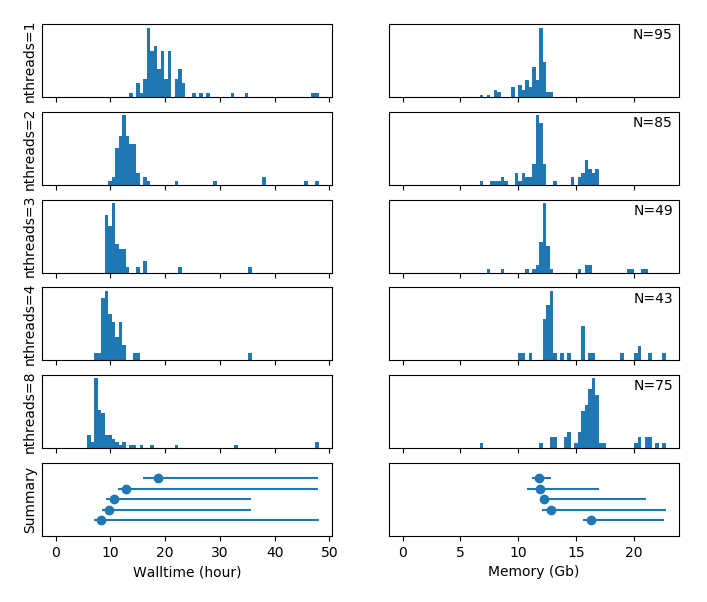

Source code (Python):
#!/usr/bin/env python3
# -*- coding: utf-8 -*-
"""
The hpc_resource_usage.py utility plots walltime and memory usage of PBS jobs submitted to the compute cluster.
"""

import argparse
import re
import matplotlib.pyplot as plt
from statistics import median
from pathlib import Path


def medmadmax(data=None, meddata=(), maddata=(), maxdata=()):
    if data is None:
        return [], [], []
    if len(data) == 0:
        data = [0]              # We don't want to raise a median error, just append zeros instead
    meddata.append(median(data))
    maddata.append(1.4826 * median([abs(val - meddata[-1]) for val in data]))     # Robust stdev using the median absolute deviation (MAD) estimator
    maxdata.append(max(data))

    return meddata, maddata, maxdata


def main(datadirs: list, maxtime_: float, maxmem_: float, bins: int, summary: bool):

    # Parse the walltime and memory usage
    medtime, madtime, maxtime = medmadmax()
    medmem,  madmem,  maxmem  = medmadmax()
    time                      = dict()
    mem                       = dict()
    for datadir in datadirs:
        print(f'Reading logfiles from: "{datadir}"')
        time[datadir] = list()
        mem[datadir]  = list()
        for logfile in [item for item in datadir.parent.glob(datadir.name) if item.is_file()]:
            with open(logfile, 'r') as fid_log:
                try:
                    resources = re.search(r'(Used resources:.*,walltime=.*,mem=.*)\n', fid_log.read())[1].split(',')    # Used resources:	   cput=03:22:23,walltime=01:01:53,mem=17452716032b
                    hhmmss    = resources[1].split('=')[1].split(':')
                    time[datadir].append(float(hhmmss[0]) + float(hhmmss[1])/60 + float(hhmmss[2])/(60*60))
                    mem[datadir].append(float(resources[2].split('=')[1][:-1]) / (1024**3))
                except:
                    print(f"Could not parse: {logfile}")
                    continue
        medtime, madtime, maxtime = medmadmax(time[datadir], medtime, madtime, maxtime)
        medmem,  madmem,  maxmem  = medmadmax(mem[datadir],  medmem,  madmem,  maxmem)
    if all(not time for time in medtime):
        print('Could not find or parse any logfile')
        return

    # Plot the data
    fig, axs = plt.subplots(len(datadirs) + summary, 2, sharex='col', num='HPC resource usage')
    if len(datadirs)==1 and not summary:
        axs = axs.reshape(1, 2)
    for n, datadir in enumerate(datadirs):
        axs[n,0].hist(time[datadir], bins=bins, range=(0, min(maxtime_, max(maxtime))))
        axs[n,1].hist( mem[datadir], bins=bins, range=(0, min(maxmem_,max(maxmem))))
        axs[n,1].text(0.98, 0.94, f"N={len(time[datadir])}", horizontalalignment='right', verticalalignment='top', transform=axs[n,1].transAxes)
        axs[n,0].set_ylabel(datadir.parent.name)
    axs[-1,0].set_xlabel('Walltime (hour)')
    axs[-1,1].set_xlabel('Memory (Gb)')
    for ax in fig.get_axes():
        ax.tick_params(axis='y', left=False, which='both', labelleft=False)

    # Plot the summary data
    if summary:
        axs[-1,0].errorbar(medtime, range(len(medtime),0,-1), xerr=[madtime, [a-b for a,b in zip(maxtime,medtime)]], fmt='o')
        axs[-1,1].errorbar(medmem,  range(len(medmem), 0,-1), xerr=[madmem,  [a-b for a,b in zip(maxmem, medmem)]],  fmt='o')
        axs[-1,0].set_ylabel('Summary')
        axs[-1,0].set_xlim(   0, min(maxtime_, max(maxtime)))
        axs[-1,1].set_xlim(   0, min(maxmem_,  max(maxmem)))
        axs[-1,0].set_ylim(-0.5, 1.5+len(medtime))
        axs[-1,1].set_ylim(-0.5, 1.5+len(medmem))

    # plt.tight_layout()
    plt.subplots_adjust(left=0.06, right=0.96, top=0.96)
    plt.show()


if __name__ == '__main__':

    # Parse the input arguments and run hpc_resource_usage(args)
    parser = argparse.ArgumentParser(formatter_class=argparse.ArgumentDefaultsHelpFormatter, description=__doc__)
    parser.add_argument('-w','--walltime', help='Maximum amount of used walltime (in hour) that is shown in the plots', type=float, default=float('Inf'))
    parser.add_argument('-m','--mem',      help='Maximum amount of used memory (in Gb) that is shown in the plots', type=float, default=float('Inf'))
    parser.add_argument('-b','--bins',     help='Number of bins that are shown in the plots', type=int, default=75)
    parser.add_argument('-s','--summary',  help='Show a median summary plot in the final row (left-error = median-absolute-deviation (MAD), right-error = maximum)', action='store_true')
    parser.add_argument('datafolders',     help='Space separated list of folders containing PBS-logfiles. You can append glob-style wildcards for selecting logfiles, otherwise "*.o*" is appended automatically. It is assumed that the logfiles contain a line similar to "Used resources:	   cput=03:22:23,walltime=01:01:53,mem=17452716032b". Each folder is plotted as a separate row (indicated by the foldername). Try "demo" for plotting fmriprep demo data', nargs='*', default='.')
    args = parser.parse_args()

    if args.datafolders == ['demo']:
        datafolders = [Path(__file__).parent/datafolder/'fmriprep_sub-*.o*' for datafolder in ['nthreads=1', 'nthreads=2', 'nthreads=3', 'nthreads=4', 'nthreads=8']]
    else:
        datafolders = [Path(datafolder)/'*.o*' if ('?' not in datafolder and '*' not in datafolder and '[' not in datafolder) else Path(datafolder) for datafolder in args.datafolders]

    main(datadirs=datafolders, maxtime_=args.walltime, maxmem_=args.mem, bins=args.bins, summary=args.summary)
